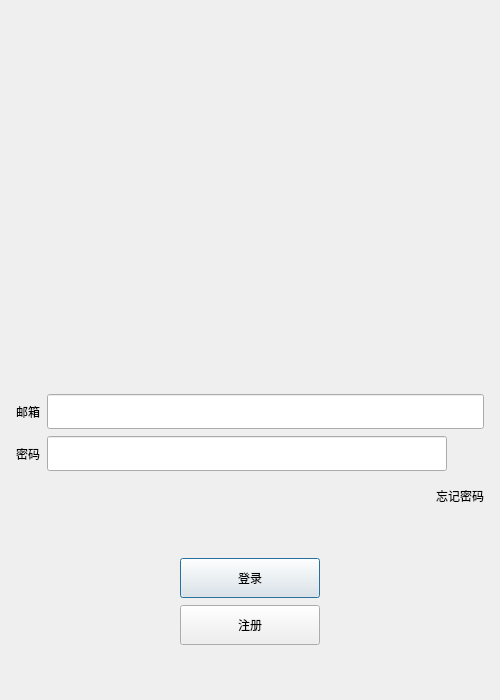
<?xml version="1.0" encoding="UTF-8"?>
<ui version="4.0">
 <class>LoginDialog</class>
 <widget class="QDialog" name="LoginDialog">
  <property name="geometry">
   <rect>
    <x>0</x>
    <y>0</y>
    <width>500</width>
    <height>700</height>
   </rect>
  </property>
  <property name="minimumSize">
   <size>
    <width>500</width>
    <height>700</height>
   </size>
  </property>
  <property name="maximumSize">
   <size>
    <width>500</width>
    <height>700</height>
   </size>
  </property>
  <property name="windowTitle">
   <string>Dialog</string>
  </property>
  <layout class="QVBoxLayout" name="verticalLayout_2">
   <item>
    <layout class="QVBoxLayout" name="verticalLayout">
     <property name="spacing">
      <number>7</number>
     </property>
     <property name="leftMargin">
      <number>5</number>
     </property>
     <property name="topMargin">
      <number>5</number>
     </property>
     <property name="rightMargin">
      <number>5</number>
     </property>
     <property name="bottomMargin">
      <number>5</number>
     </property>
     <item>
      <widget class="QLabel" name="err_tip">
       <property name="text">
        <string/>
       </property>
       <property name="alignment">
        <set>Qt::AlignCenter</set>
       </property>
      </widget>
     </item>
     <item>
      <widget class="QWidget" name="head_widget" native="true">
       <property name="minimumSize">
        <size>
         <width>450</width>
         <height>300</height>
        </size>
       </property>
       <layout class="QGridLayout" name="gridLayout">
        <item row="0" column="0">
         <widget class="QLabel" name="head_label">
          <property name="minimumSize">
           <size>
            <width>445</width>
            <height>295</height>
           </size>
          </property>
          <property name="maximumSize">
           <size>
            <width>445</width>
            <height>295</height>
           </size>
          </property>
          <property name="text">
           <string/>
          </property>
          <property name="alignment">
           <set>Qt::AlignCenter</set>
          </property>
         </widget>
        </item>
       </layout>
      </widget>
     </item>
     <item>
      <spacer name="verticalSpacer">
       <property name="orientation">
        <enum>Qt::Vertical</enum>
       </property>
       <property name="sizeHint" stdset="0">
        <size>
         <width>20</width>
         <height>40</height>
        </size>
       </property>
      </spacer>
     </item>
     <item>
      <layout class="QHBoxLayout" name="horizontalLayout">
       <item>
        <widget class="QLabel" name="email_label">
         <property name="minimumSize">
          <size>
           <width>0</width>
           <height>35</height>
          </size>
         </property>
         <property name="maximumSize">
          <size>
           <width>16777215</width>
           <height>35</height>
          </size>
         </property>
         <property name="text">
          <string>邮箱</string>
         </property>
        </widget>
       </item>
       <item>
        <widget class="QLineEdit" name="email_edit">
         <property name="minimumSize">
          <size>
           <width>0</width>
           <height>35</height>
          </size>
         </property>
         <property name="maximumSize">
          <size>
           <width>16777215</width>
           <height>35</height>
          </size>
         </property>
        </widget>
       </item>
      </layout>
     </item>
     <item>
      <layout class="QHBoxLayout" name="horizontalLayout_3">
       <item>
        <widget class="QLabel" name="pass_label">
         <property name="minimumSize">
          <size>
           <width>0</width>
           <height>35</height>
          </size>
         </property>
         <property name="maximumSize">
          <size>
           <width>16777215</width>
           <height>35</height>
          </size>
         </property>
         <property name="text">
          <string>密码</string>
         </property>
        </widget>
       </item>
       <item>
        <widget class="QLineEdit" name="pass_edit">
         <property name="minimumSize">
          <size>
           <width>0</width>
           <height>35</height>
          </size>
         </property>
         <property name="maximumSize">
          <size>
           <width>16777215</width>
           <height>35</height>
          </size>
         </property>
        </widget>
       </item>
       <item>
        <widget class="ClickedLabel" name="pass_visible">
         <property name="minimumSize">
          <size>
           <width>30</width>
           <height>30</height>
          </size>
         </property>
         <property name="maximumSize">
          <size>
           <width>30</width>
           <height>30</height>
          </size>
         </property>
         <property name="text">
          <string/>
         </property>
        </widget>
       </item>
      </layout>
     </item>
     <item>
      <layout class="QHBoxLayout" name="horizontalLayout_4">
       <item>
        <spacer name="horizontalSpacer">
         <property name="orientation">
          <enum>Qt::Horizontal</enum>
         </property>
         <property name="sizeHint" stdset="0">
          <size>
           <width>40</width>
           <height>20</height>
          </size>
         </property>
        </spacer>
       </item>
       <item>
        <widget class="ClickedLabel" name="forget_label">
         <property name="minimumSize">
          <size>
           <width>0</width>
           <height>35</height>
          </size>
         </property>
         <property name="maximumSize">
          <size>
           <width>16777215</width>
           <height>35</height>
          </size>
         </property>
         <property name="text">
          <string>忘记密码</string>
         </property>
        </widget>
       </item>
      </layout>
     </item>
     <item>
      <spacer name="verticalSpacer_2">
       <property name="orientation">
        <enum>Qt::Vertical</enum>
       </property>
       <property name="sizeHint" stdset="0">
        <size>
         <width>20</width>
         <height>40</height>
        </size>
       </property>
      </spacer>
     </item>
     <item>
      <layout class="QHBoxLayout" name="horizontalLayout_5">
       <item>
        <spacer name="horizontalSpacer_3">
         <property name="orientation">
          <enum>Qt::Horizontal</enum>
         </property>
         <property name="sizeHint" stdset="0">
          <size>
           <width>40</width>
           <height>20</height>
          </size>
         </property>
        </spacer>
       </item>
       <item>
        <widget class="QPushButton" name="login_btn">
         <property name="minimumSize">
          <size>
           <width>140</width>
           <height>40</height>
          </size>
         </property>
         <property name="maximumSize">
          <size>
           <width>140</width>
           <height>40</height>
          </size>
         </property>
         <property name="text">
          <string>登录</string>
         </property>
        </widget>
       </item>
       <item>
        <spacer name="horizontalSpacer_2">
         <property name="orientation">
          <enum>Qt::Horizontal</enum>
         </property>
         <property name="sizeHint" stdset="0">
          <size>
           <width>40</width>
           <height>20</height>
          </size>
         </property>
        </spacer>
       </item>
      </layout>
     </item>
     <item>
      <layout class="QHBoxLayout" name="horizontalLayout_6">
       <item>
        <spacer name="horizontalSpacer_5">
         <property name="orientation">
          <enum>Qt::Horizontal</enum>
         </property>
         <property name="sizeHint" stdset="0">
          <size>
           <width>40</width>
           <height>20</height>
          </size>
         </property>
        </spacer>
       </item>
       <item>
        <widget class="QPushButton" name="reg_btn">
         <property name="minimumSize">
          <size>
           <width>140</width>
           <height>40</height>
          </size>
         </property>
         <property name="maximumSize">
          <size>
           <width>140</width>
           <height>40</height>
          </size>
         </property>
         <property name="text">
          <string>注册</string>
         </property>
        </widget>
       </item>
       <item>
        <spacer name="horizontalSpacer_4">
         <property name="orientation">
          <enum>Qt::Horizontal</enum>
         </property>
         <property name="sizeHint" stdset="0">
          <size>
           <width>40</width>
           <height>20</height>
          </size>
         </property>
        </spacer>
       </item>
      </layout>
     </item>
     <item>
      <spacer name="verticalSpacer_3">
       <property name="orientation">
        <enum>Qt::Vertical</enum>
       </property>
       <property name="sizeHint" stdset="0">
        <size>
         <width>20</width>
         <height>40</height>
        </size>
       </property>
      </spacer>
     </item>
    </layout>
   </item>
  </layout>
 </widget>
 <customwidgets>
  <customwidget>
   <class>ClickedLabel</class>
   <extends>QLabel</extends>
   <header>clickedlabel.h</header>
  </customwidget>
 </customwidgets>
 <resources/>
 <connections/>
</ui>
